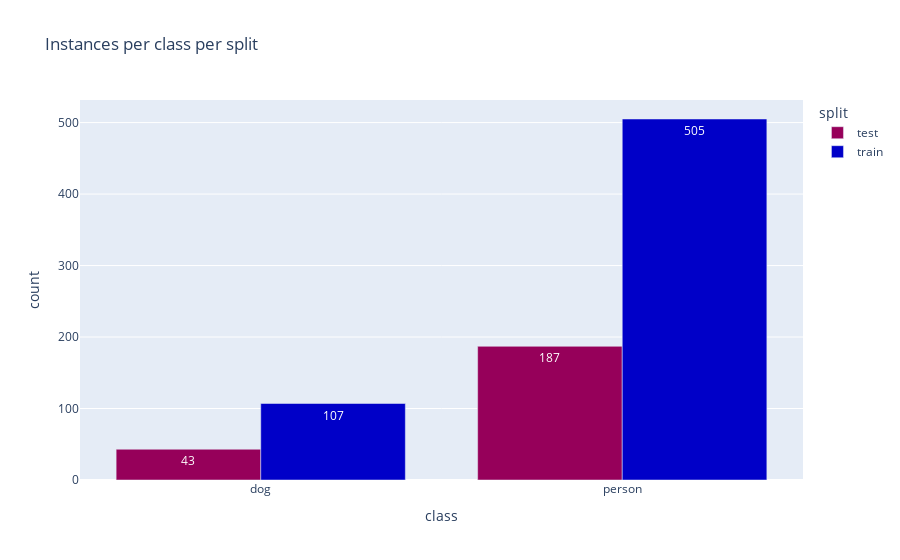

Here is the notebook cell this chart was saved with:
### Markdown cell above
Dataset seems very imbalanced. Very few images contain a dog comparatively.

Is this something that happens in both splits?

### Code cell
class_counts = annotations_df.groupby("split")[["dog", "person"]].sum().reset_index()

class_counts = class_counts.melt(id_vars="split", var_name="class", value_name="count")

fig = px.bar(class_counts, x="class", y="count", color="split", barmode="group", title="Instances per class per split", text="count", color_discrete_sequence=px.colors.sequential.Rainbow)
fig.show()

### Figure 1 — Plotly figure (JSON) as saved in the notebook; plotly's stock layout.template omitted (floating-point values rounded to 4 significant figures)
{"data": [{"alignmentgroup": "True", "hovertemplate": "split=test<br>class=%{x}<br>count=%{text}<extra></extra>", "legendgroup": "test", "marker": {"color": "rgb(150,0,90)", "pattern": {"shape": ""}}, "name": "test", "offsetgroup": "test", "orientation": "v", "showlegend": true, "text": [43.0, 187.0], "textposition": "auto", "type": "bar", "x": ["dog", "person"], "xaxis": "x", "y": [43, 187], "yaxis": "y"}, {"alignmentgroup": "True", "hovertemplate": "split=train<br>class=%{x}<br>count=%{text}<extra></extra>", "legendgroup": "train", "marker": {"color": "rgb(0,0,200)", "pattern": {"shape": ""}}, "name": "train", "offsetgroup": "train", "orientation": "v", "showlegend": true, "text": [107.0, 505.0], "textposition": "auto", "type": "bar", "x": ["dog", "person"], "xaxis": "x", "y": [107, 505], "yaxis": "y"}], "layout": {"barmode": "group", "legend": {"title": {"text": "split"}, "tracegroupgap": 0}, "title": {"text": "Instances per class per split"}, "xaxis": {"anchor": "y", "domain": [0, 1], "title": {"text": "class"}}, "yaxis": {"anchor": "x", "domain": [0, 1], "title": {"text": "count"}}}}
